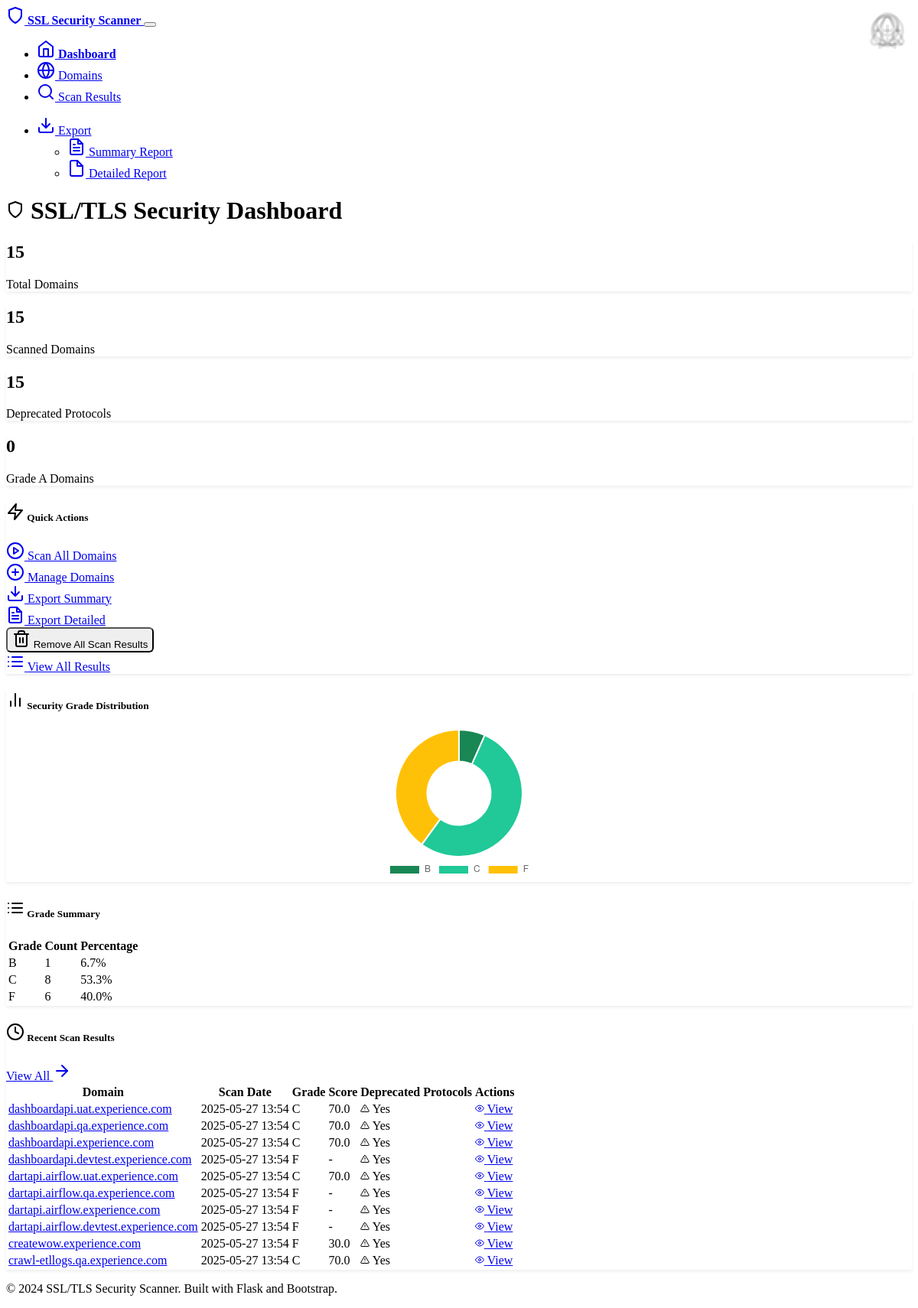
Before: / with the older database file.
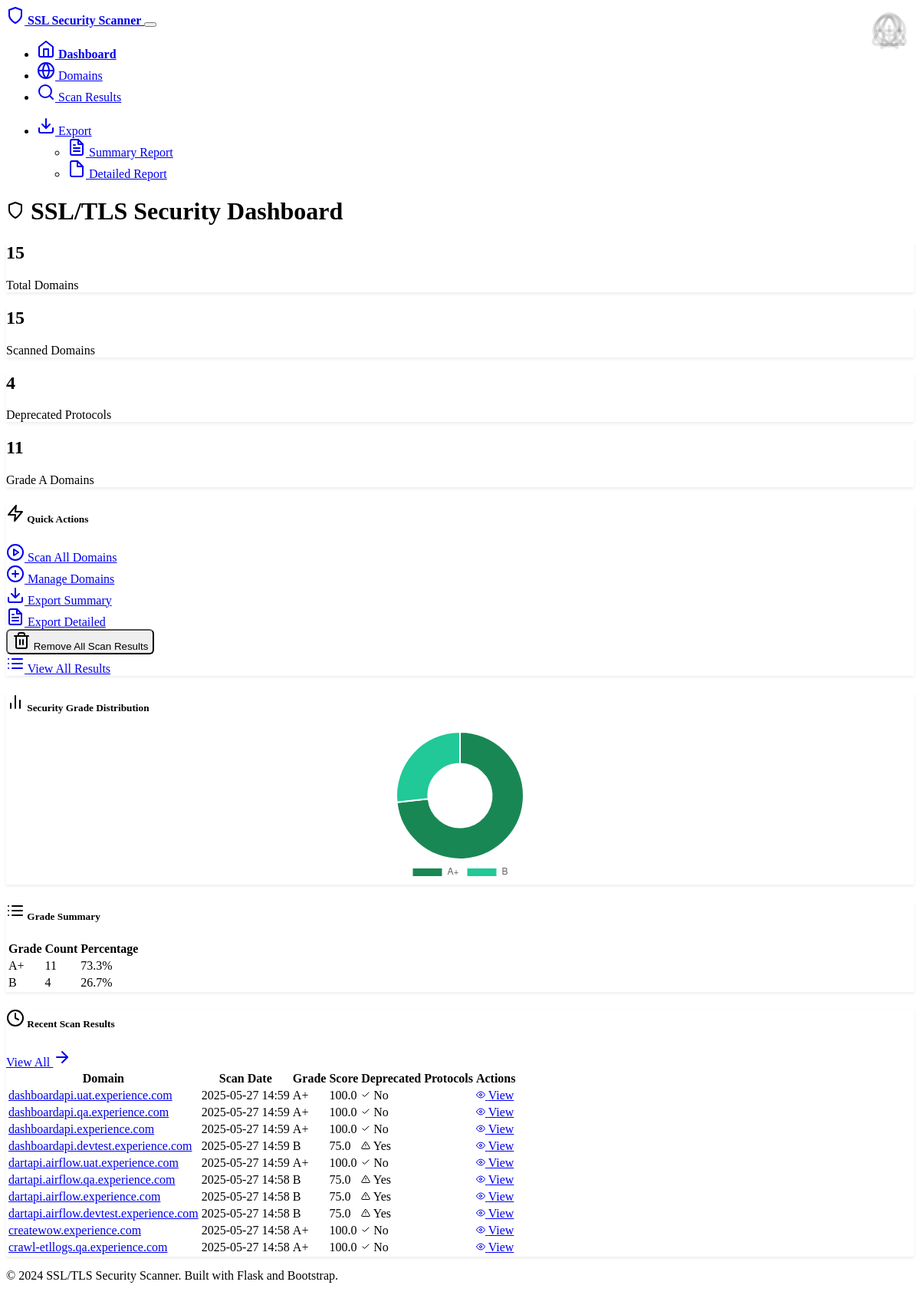
After: the same page with the newer database file.
### models.py (models this page shows, shortened)
class ScanResult(db.Model):
    id = db.Column(Integer, primary_key=True)
    domain_id = db.Column(Integer, db.ForeignKey('domain.id'), nullable=False)
    scan_date = db.Column(DateTime, default=datetime.utcnow)
    sslv2_enabled = db.Column(Boolean, default=False)
    sslv3_enabled = db.Column(Boolean, default=False)
    tlsv1_0_enabled = db.Column(Boolean, default=False)
    tlsv1_1_enabled = db.Column(Boolean, default=False)
    tlsv1_2_enabled = db.Column(Boolean, default=False)
    tlsv1_3_enabled = db.Column(Boolean, default=False)
    heartbleed_vulnerable = db.Column(Boolean, default=False)
    fallback_scsv_supported = db.Column(Boolean, default=False)
    secure_renegotiation = db.Column(Boolean, default=False)
    compression_enabled = db.Column(Boolean, default=False)
    cert_signature_algorithm = db.Column(String(100))
    cert_key_strength = db.Column(Integer)
    cert_subject = db.Column(String(500))
    cert_issuer = db.Column(String(500))
    cert_not_before = db.Column(DateTime)
    cert_not_after = db.Column(DateTime)
    weak_ciphers_count = db.Column(Integer, default=0)
    supported_ciphers = db.Column(Text)  # JSON string of cipher details
    security_score = db.Column(Float, default=0.0)  # 0-100 score
    security_grade = db.Column(String(2))  # A+, A, B, C, D, F
    has_deprecated_protocols = db.Column(Boolean, default=False)
    raw_output = db.Column(Text)
    scan_successful = db.Column(Boolean, default=True)
    error_message = db.Column(Text)

class Domain(db.Model):
    id = db.Column(Integer, primary_key=True)
    hostname = db.Column(String(255), unique=True, nullable=False)
    active = db.Column(Boolean, default=True)
    created_at = db.Column(DateTime, default=datetime.utcnow)
    last_scanned = db.Column(DateTime)
    scan_results = db.relationship('ScanResult', backref='domain', lazy=True, cascade='all, delete-orphan')

### routes.py (the view)
@app.route('/')
def index():
    total_domains = Domain.query.filter_by(active=True).count()
    latest_scans = db.session.query(ScanResult).join(Domain).filter(
        Domain.active == True
    ).order_by(ScanResult.scan_date.desc()).limit(10).all()
    scanned_domains = db.session.query(Domain).join(ScanResult).filter(
        Domain.active == True
    ).distinct().count()
    grade_counts = {}
    security_stats = db.session.query(
        ScanResult.security_grade,
        db.func.count(ScanResult.id)
    ).join(Domain).filter(
        Domain.active == True
    ).group_by(ScanResult.security_grade).all()
    for grade, count in security_stats:
        grade_counts[grade or 'Not Scanned'] = count
    deprecated_count = db.session.query(ScanResult).join(Domain).filter(
        Domain.active == True,
        ScanResult.has_deprecated_protocols == True
    ).count()
    current_job = ScanJob.query.filter_by(status='running').first()
    return render_template('index.html',
                         total_domains=total_domains,
                         scanned_domains=scanned_domains,
                         latest_scans=latest_scans,
                         grade_counts=grade_counts,
                         deprecated_count=deprecated_count,
                         current_job=current_job)

### templates/index.html (shortened to what this page needs)
{% extends "base.html" %}
{% block content %}
<div class="row">
    <div class="col-12">
        <h1 class="mb-4">
            <i data-feather="shield" class="me-2"></i>
            SSL/TLS Security Dashboard
        </h1>
    </div>
</div>
<div class="row mb-4">
    <div class="col-md-3 mb-3">
        <div class="card bg-primary">
            <div class="card-body text-center">
                <h2 class="card-title">{{ total_domains }}</h2>
                <p class="card-text">Total Domains</p>
                <i data-feather="globe" class="card-icon"></i>
            </div>
        </div>
    </div>
    <div class="col-md-3 mb-3">
        <div class="card bg-info">
            <div class="card-body text-center">
                <h2 class="card-title">{{ scanned_domains }}</h2>
                <p class="card-text">Scanned Domains</p>
                <i data-feather="search" class="card-icon"></i>
            </div>
        </div>
    </div>
    <div class="col-md-3 mb-3">
        <div class="card bg-warning">
            <div class="card-body text-center">
                <h2 class="card-title">{{ deprecated_count }}</h2>
                <p class="card-text">Deprecated Protocols</p>
                <i data-feather="alert-triangle" class="card-icon"></i>
            </div>
        </div>
    </div>
    <div class="col-md-3 mb-3">
        <div class="card bg-success">
            <div class="card-body text-center">
                <h2 class="card-title">{{ grade_counts.get('A+', 0) + grade_counts.get('A', 0) }}</h2>
                <p class="card-text">Grade A Domains</p>
                <i data-feather="award" class="card-icon"></i>
            </div>
        </div>
    </div>
</div>
<div class="row mb-4">
    <div class="col-12">
        <div class="card">
            <div class="card-header">
                <h5 class="mb-0">
                    <i data-feather="zap" class="me-2"></i>
                    Quick Actions
                </h5>
            </div>
            <div class="card-body">
                <div class="row">
                    <div class="col-md-3 mb-3">
                        <a href="{{ url_for('scan_bulk') }}" class="btn btn-primary w-100"
                           {% if current_job %}onclick="return confirm('A scan is already running. Are you sure you want to start another?')"{% endif %}>
                            <i data-feather="play-circle" class="me-2"></i>
                            Scan All Domains
                        </a>
                    </div>
                    <div class="col-md-3 mb-3">
                        <a href="{{ url_for('domains') }}" class="btn btn-secondary w-100">
                            <i data-feather="plus-circle" class="me-2"></i>
                            Manage Domains
                        </a>
                    </div>
                    <div class="col-md-3 mb-3">
                        <a href="{{ url_for('export_summary') }}" class="btn btn-success w-100">
                            <i data-feather="download" class="me-2"></i>
                            Export Summary
                        </a>
                    </div>
                    <div class="col-md-3 mb-3">
                        <a href="{{ url_for('export_detailed') }}" class="btn btn-info w-100">
                            <i data-feather="file-text" class="me-2"></i>
                            Export Detailed
                        </a>
                    </div>
                </div>
                <div class="row">
                    <div class="col-md-6 mb-3">
                        <form method="POST" action="{{ url_for('clear_all_scans') }}" onsubmit="return confirm('Are you sure you want to clear all scan results? This action cannot be undone.')">
                            <button type="submit" class="btn btn-warning w-100">
                                <i data-feather="trash-2" class="me-2"></i>
                                Remove All Scan Results
                            </button>
                        </form>
                    </div>
                    <div class="col-md-6 mb-3">
                        <a href="{{ url_for('scan_results') }}" class="btn btn-outline-primary w-100">
                            <i data-feather="list" class="me-2"></i>
                            View All Results
                        </a>
                    </div>
                </div>
            </div>
        </div>
    </div>
</div>
<div class="row mb-4">
    <div class="col-md-6">
        <div class="card">
            <div class="card-header">
                <h5 class="mb-0">
                    <i data-feather="bar-chart-2" class="me-2"></i>
                    Security Grade Distribution
                </h5>
            </div>
            <div class="card-body">
                <canvas id="gradeChart" width="400" height="200"></canvas>
            </div>
        </div>
    </div>
    <div class="col-md-6">
        <div class="card">
            <div class="card-header">
                <h5 class="mb-0">
                    <i data-feather="list" class="me-2"></i>
                    Grade Summary
                </h5>
            </div>
            <div class="card-body">
                <div class="table-responsive">
                    <table class="table table-sm">
                        <thead>
                            <tr>
                                <th>Grade</th>
                                <th>Count</th>
                                <th>Percentage</th>
                            </tr>
                        </thead>
                        <tbody>
                            {% for grade, count in grade_counts.items() %}
                            <tr>
                                <td>
                                    <span class="badge bg-{{ 'success' if grade in ['A+', 'A'] else 'warning' if grade == 'B' else 'danger' }}">
                                        {{ grade }}
                                    </span>
                                </td>
                                <td>{{ count }}</td>
                                <td>
                                    {% if scanned_domains > 0 %}
                                        {{ "%.1f"|format((count / scanned_domains) * 100) }}%
                                    {% else %}
                                        0%
                                    {% endif %}
                                </td>
                            </tr>
                            {% endfor %}
                        </tbody>
                    </table>
                </div>
            </div>
        </div>
    </div>
</div>
<div class="row">
    <div class="col-12">
        <div class="card">
            <div class="card-header d-flex justify-content-between align-items-center">
                <h5 class="mb-0">
                    <i data-feather="clock" class="me-2"></i>
                    Recent Scan Results
                </h5>
                <a href="{{ url_for('scan_results') }}" class="btn btn-sm btn-outline-primary">
                    View All
                    <i data-feather="arrow-right" class="ms-1"></i>
                </a>
            </div>
            <div class="card-body">
                {% if latest_scans %}
                <div class="table-responsive">
                    <table class="table table-hover">
                        <thead>
                            <tr>
                                <th>Domain</th>
                                <th>Scan Date</th>
                                <th>Grade</th>
                                <th>Score</th>
                                <th>Deprecated Protocols</th>
                                <th>Actions</th>
                            </tr>
                        </thead>
                        <tbody>
                            {% for scan in latest_scans %}
                            <tr>
                                <td>
                                    <a href="{{ url_for('domain_detail', domain_id=scan.domain.id) }}" class="text-decoration-none">
                                        {{ scan.domain.hostname }}
                                    </a>
                                </td>
                                <td>{{ scan.scan_date.strftime('%Y-%m-%d %H:%M') if scan.scan_date else 'N/A' }}</td>
                                <td>
                                    {% if scan.security_grade %}
                                        <span class="badge bg-{{ 'success' if scan.security_grade in ['A+', 'A'] else 'warning' if scan.security_grade == 'B' else 'danger' }}">
                                            {{ scan.security_grade }}
                                        </span>
                                    {% else %}
                                        <span class="text-muted">-</span>
                                    {% endif %}
                                </td>
                                <td>
                                    {% if scan.security_score %}
                                        {{ "%.1f"|format(scan.security_score) }}
                                    {% else %}
                                        -
                                    {% endif %}
                                </td>
                                <td>
                                    {% if scan.has_deprecated_protocols %}
                                        <span class="badge bg-danger">
                                            <i data-feather="alert-triangle" width="12" height="12"></i>
                                            Yes
                                        </span>
                                    {% else %}
                                        <span class="badge bg-success">
                                            <i data-feather="check" width="12" height="12"></i>
                                            No
                                        </span>
                                    {% endif %}
                                </td>
                                <td>
                                    <a href="{{ url_for('domain_detail', domain_id=scan.domain.id) }}" class="btn btn-sm btn-outline-info">
                                        <i data-feather="eye" width="12" height="12"></i>
                                        View
                                    </a>
                                </td>
                            </tr>
                            {% endfor %}
                        </tbody>
                    </table>
                </div>
                {% endif %}
            </div>
        </div>
    </div>
</div>
{% endblock %}
{% block scripts %}
<script>
// Grade distribution chart
const gradeData = {{ grade_counts | tojson }};
const gradeLabels = Object.keys(gradeData);
const gradeValues = Object.values(gradeData);
const ctx = document.getElementById('gradeChart').getContext('2d');
new Chart(ctx, {
    type: 'doughnut',
    data: {
        labels: gradeLabels,
        datasets: [{
            data: gradeValues,
            backgroundColor: [
                '#198754', // A+ - success
                '#20c997', // A - success light
                '#ffc107', // B - warning
                '#fd7e14', // C - warning dark
                '#dc3545', // D - danger
                '#6f42c1', // F - danger dark
                '#6c757d'  // Not Scanned - secondary
            ]
        }]
    },
    options: {
        responsive: true,
        maintainAspectRatio: false,
        plugins: {
            legend: {
                position: 'bottom'
            }
        }
    }
});
// Auto-refresh scan progress if scanning is in progress
</script>
{% endblock %}

Changed rows visible on the page:
changed ScanResult "dashboardapi.uat.experience.com": scan_date "2025-05-27 13:54" → "2025-05-27 14:59"; security_grade "C" → "A+"; security_score "70.0" → "100.0"; has_deprecated_protocols "Yes" → "No"
changed ScanResult "dashboardapi.qa.experience.com": scan_date "2025-05-27 13:54" → "2025-05-27 14:59"; security_grade "C" → "A+"; security_score "70.0" → "100.0"; has_deprecated_protocols "Yes" → "No"
changed ScanResult "dashboardapi.experience.com": scan_date "2025-05-27 13:54" → "2025-05-27 14:59"; security_grade "C" → "A+"; security_score "70.0" → "100.0"; has_deprecated_protocols "Yes" → "No"
changed ScanResult "dashboardapi.devtest.experience.com": scan_date "2025-05-27 13:54" → "2025-05-27 14:59"; security_grade "F" → "B"; security_score (not shown) → "75.0"; no longer shows "-"
changed ScanResult "dartapi.airflow.uat.experience.com": scan_date "2025-05-27 13:54" → "2025-05-27 14:59"; security_grade "C" → "A+"; security_score "70.0" → "100.0"; has_deprecated_protocols "Yes" → "No"
changed ScanResult "dartapi.airflow.qa.experience.com": scan_date "2025-05-27 13:54" → "2025-05-27 14:58"; security_grade "F" → "B"; security_score (not shown) → "75.0"; no longer shows "-"
changed ScanResult "dartapi.airflow.experience.com": scan_date "2025-05-27 13:54" → "2025-05-27 14:58"; security_grade "F" → "B"; security_score (not shown) → "75.0"; no longer shows "-"
changed ScanResult "dartapi.airflow.devtest.experience.com": scan_date "2025-05-27 13:54" → "2025-05-27 14:58"; security_grade "F" → "B"; security_score (not shown) → "75.0"; no longer shows "-"
changed ScanResult "createwow.experience.com": scan_date "2025-05-27 13:54" → "2025-05-27 14:58"; security_grade "F" → "A+"; security_score "30.0" → "100.0"; has_deprecated_protocols "Yes" → "No"
changed ScanResult "crawl-etllogs.qa.experience.com": scan_date "2025-05-27 13:54" → "2025-05-27 14:58"; security_grade "C" → "A+"; security_score "70.0" → "100.0"; has_deprecated_protocols "Yes" → "No"
Other visible differences:
{{ deprecated_count }}: "15" → "4"
{{ grade_counts.get('A+', 0) + grade_counts.get('A', 0) }}: "0" → "11"
chart data {{ grade_counts | tojson }}: {"B": 1, "C": 8, "F": 6} → {"A+": 11, "B": 4}
new list line: "A+ 11 73.3 %"
new list line: "B 4 26.7 %"
list line gone: "B 1 6.7 %"
list line gone: "C 8 53.3 %"
list line gone: "F 6 40.0 %"
